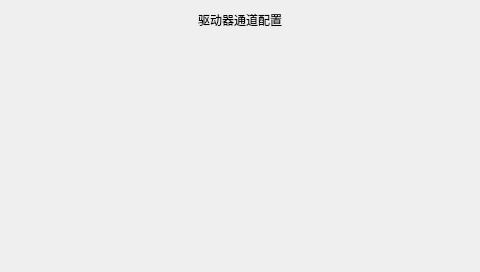
<?xml version="1.0" encoding="UTF-8"?>
<ui version="4.0">
 <class>driver_chn_config</class>
 <widget class="QWidget" name="driver_chn_config">
  <property name="geometry">
   <rect>
    <x>0</x>
    <y>0</y>
    <width>480</width>
    <height>272</height>
   </rect>
  </property>
  <property name="windowTitle">
   <string>Form</string>
  </property>
  <widget class="QLabel" name="title_label">
   <property name="geometry">
    <rect>
     <x>0</x>
     <y>0</y>
     <width>480</width>
     <height>40</height>
    </rect>
   </property>
   <property name="text">
    <string>驱动器通道配置</string>
   </property>
   <property name="alignment">
    <set>Qt::AlignCenter</set>
   </property>
  </widget>
 </widget>
 <resources/>
 <connections/>
</ui>
